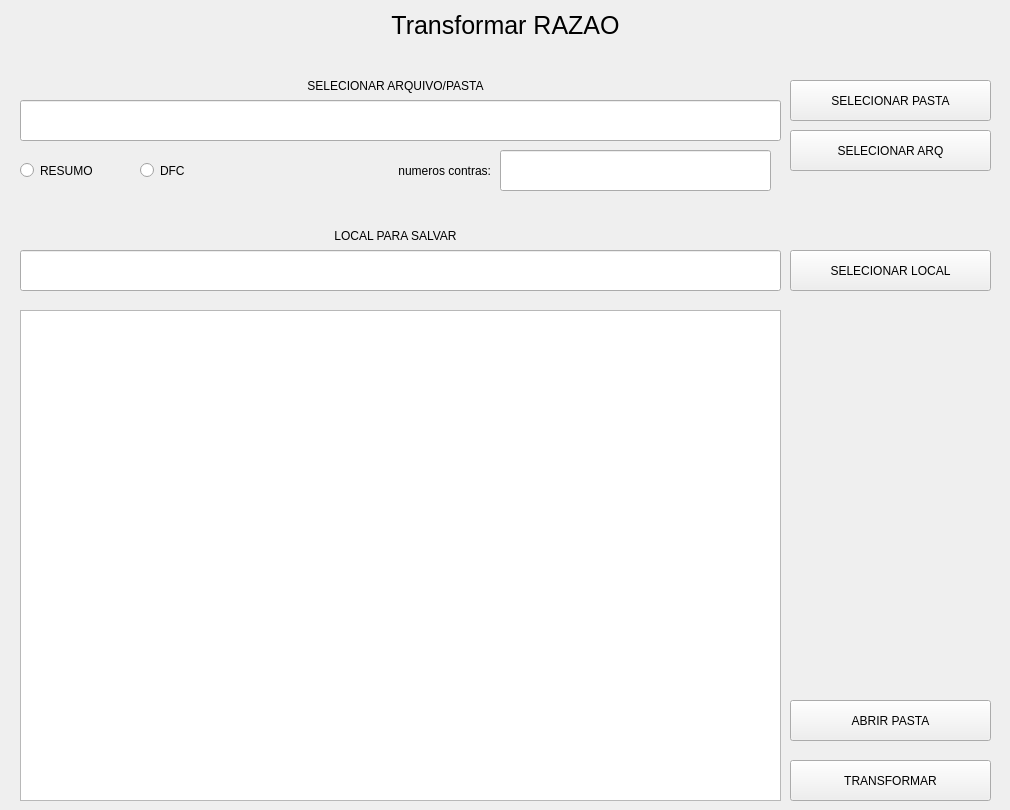
    <widget class="QWidget" name="pagRazao">
     <widget class="QLabel" name="label_RAZAO">
      <property name="geometry">
       <rect>
        <x>10</x>
        <y>10</y>
        <width>991</width>
        <height>31</height>
       </rect>
      </property>
      <property name="styleSheet">
       <string notr="true">font-size: 25px;</string>
      </property>
      <property name="text">
       <string>Transformar RAZAO</string>
      </property>
      <property name="alignment">
       <set>Qt::AlignCenter</set>
      </property>
     </widget>
     <widget class="QLineEdit" name="razao_arq">
      <property name="geometry">
       <rect>
        <x>20</x>
        <y>100</y>
        <width>761</width>
        <height>41</height>
       </rect>
      </property>
      <property name="styleSheet">
       <string notr="true"/>
      </property>
     </widget>
     <widget class="QPushButton" name="btnAbrPastaRazao">
      <property name="geometry">
       <rect>
        <x>790</x>
        <y>700</y>
        <width>201</width>
        <height>41</height>
       </rect>
      </property>
      <property name="styleSheet">
       <string notr="true"/>
      </property>
      <property name="text">
       <string>ABRIR PASTA</string>
      </property>
      <property name="class" stdset="0">
       <string>botoes1</string>
      </property>
     </widget>
     <widget class="QPushButton" name="btnRAZAOpasta">
      <property name="geometry">
       <rect>
        <x>790</x>
        <y>80</y>
        <width>201</width>
        <height>41</height>
       </rect>
      </property>
      <property name="styleSheet">
       <string notr="true"/>
      </property>
      <property name="text">
       <string>SELECIONAR PASTA</string>
      </property>
      <property name="class" stdset="0">
       <string>botoes2</string>
      </property>
     </widget>
     <widget class="QPushButton" name="btnRAZAOtransformar">
      <property name="geometry">
       <rect>
        <x>790</x>
        <y>760</y>
        <width>201</width>
        <height>41</height>
       </rect>
      </property>
      <property name="styleSheet">
       <string notr="true"/>
      </property>
      <property name="text">
       <string>TRANSFORMAR</string>
      </property>
      <property name="class" stdset="0">
       <string>botoes1</string>
      </property>
     </widget>
     <widget class="QTextEdit" name="txtinfoRAZAO">
      <property name="geometry">
       <rect>
        <x>20</x>
        <y>310</y>
        <width>761</width>
        <height>491</height>
       </rect>
      </property>
      <property name="styleSheet">
       <string notr="true"/>
      </property>
     </widget>
     <widget class="QPushButton" name="btnRAZAOarq">
      <property name="geometry">
       <rect>
        <x>790</x>
        <y>130</y>
        <width>201</width>
        <height>41</height>
       </rect>
      </property>
      <property name="styleSheet">
       <string notr="true"/>
      </property>
      <property name="text">
       <string>SELECIONAR ARQ</string>
      </property>
      <property name="class" stdset="0">
       <string>botoes2</string>
      </property>
     </widget>
     <widget class="QLabel" name="label_22">
      <property name="geometry">
       <rect>
        <x>10</x>
        <y>220</y>
        <width>771</width>
        <height>31</height>
       </rect>
      </property>
      <property name="styleSheet">
       <string notr="true"/>
      </property>
      <property name="text">
       <string>LOCAL PARA SALVAR</string>
      </property>
      <property name="alignment">
       <set>Qt::AlignCenter</set>
      </property>
     </widget>
     <widget class="QLabel" name="label_razao2">
      <property name="geometry">
       <rect>
        <x>10</x>
        <y>70</y>
        <width>771</width>
        <height>31</height>
       </rect>
      </property>
      <property name="styleSheet">
       <string notr="true"/>
      </property>
      <property name="text">
       <string>SELECIONAR ARQUIVO/PASTA</string>
      </property>
      <property name="alignment">
       <set>Qt::AlignCenter</set>
      </property>
     </widget>
     <widget class="QLineEdit" name="razao_local">
      <property name="geometry">
       <rect>
        <x>20</x>
        <y>250</y>
        <width>761</width>
        <height>41</height>
       </rect>
      </property>
      <property name="styleSheet">
       <string notr="true"/>
      </property>
     </widget>
     <widget class="QPushButton" name="btnRAZAOlocal">
      <property name="geometry">
       <rect>
        <x>790</x>
        <y>250</y>
        <width>201</width>
        <height>41</height>
       </rect>
      </property>
      <property name="styleSheet">
       <string notr="true"/>
      </property>
      <property name="text">
       <string>SELECIONAR LOCAL</string>
      </property>
      <property name="teste" stdset="0">
       <string>kk</string>
      </property>
      <property name="class" stdset="0">
       <string>botoes2</string>
      </property>
     </widget>
     <widget class="QRadioButton" name="rb_razao">
      <property name="geometry">
       <rect>
        <x>20</x>
        <y>150</y>
        <width>111</width>
        <height>41</height>
       </rect>
      </property>
      <property name="text">
       <string>RESUMO</string>
      </property>
      <attribute name="buttonGroup">
       <string notr="true">buttonGroup</string>
      </attribute>
     </widget>
     <widget class="QRadioButton" name="rb_razao_dfc">
      <property name="geometry">
       <rect>
        <x>140</x>
        <y>150</y>
        <width>91</width>
        <height>41</height>
       </rect>
      </property>
      <property name="text">
       <string>DFC</string>
      </property>
      <attribute name="buttonGroup">
       <string notr="true">buttonGroup</string>
      </attribute>
     </widget>
     <widget class="QLineEdit" name="razao_txt_contras">
      <property name="enabled">
       <bool>true</bool>
      </property>
      <property name="geometry">
       <rect>
        <x>500</x>
        <y>150</y>
        <width>271</width>
        <height>41</height>
       </rect>
      </property>
      <property name="styleSheet">
       <string notr="true"/>
      </property>
      <property name="text">
       <string/>
      </property>
     </widget>
     <widget class="QLabel" name="label_razao2_2">
      <property name="geometry">
       <rect>
        <x>330</x>
        <y>150</y>
        <width>161</width>
        <height>41</height>
       </rect>
      </property>
      <property name="layoutDirection">
       <enum>Qt::RightToLeft</enum>
      </property>
      <property name="styleSheet">
       <string notr="true"/>
      </property>
      <property name="text">
       <string>numeros contras:</string>
      </property>
      <property name="alignment">
       <set>Qt::AlignRight|Qt::AlignTrailing|Qt::AlignVCenter</set>
      </property>
     </widget>
    </widget>
